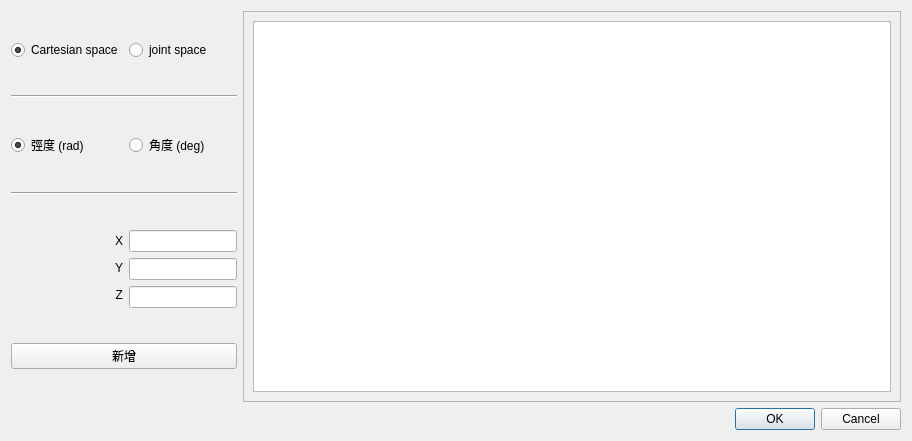
<?xml version="1.0" encoding="UTF-8"?>
<ui version="4.0">
 <class>Dialog</class>
 <widget class="QDialog" name="Dialog">
  <property name="geometry">
   <rect>
    <x>0</x>
    <y>0</y>
    <width>912</width>
    <height>441</height>
   </rect>
  </property>
  <property name="windowTitle">
   <string>新增規劃點</string>
  </property>
  <layout class="QVBoxLayout" name="verticalLayout">
   <item>
    <layout class="QHBoxLayout" name="horizontalLayout" stretch="0,3">
     <item>
      <layout class="QGridLayout" name="gridLayout_type">
       <item row="0" column="0">
        <widget class="QRadioButton" name="radioButton_objective_cartesian">
         <property name="text">
          <string>Cartesian space</string>
         </property>
         <property name="checked">
          <bool>true</bool>
         </property>
         <attribute name="buttonGroup">
          <string notr="true">buttonGroup</string>
         </attribute>
        </widget>
       </item>
       <item row="3" column="0" colspan="2">
        <widget class="Line" name="line_2">
         <property name="orientation">
          <enum>Qt::Horizontal</enum>
         </property>
        </widget>
       </item>
       <item row="0" column="1">
        <widget class="QRadioButton" name="radioButton_objective_joint">
         <property name="text">
          <string>joint space</string>
         </property>
         <attribute name="buttonGroup">
          <string notr="true">buttonGroup</string>
         </attribute>
        </widget>
       </item>
       <item row="2" column="0">
        <widget class="QRadioButton" name="radioButton_rad">
         <property name="text">
          <string>弳度 (rad)</string>
         </property>
         <property name="checked">
          <bool>true</bool>
         </property>
         <attribute name="buttonGroup">
          <string notr="true">buttonGroup_2</string>
         </attribute>
        </widget>
       </item>
       <item row="1" column="0" colspan="2">
        <widget class="Line" name="line">
         <property name="orientation">
          <enum>Qt::Horizontal</enum>
         </property>
        </widget>
       </item>
       <item row="2" column="1">
        <widget class="QRadioButton" name="radioButton_deg">
         <property name="text">
          <string>角度 (deg)</string>
         </property>
         <attribute name="buttonGroup">
          <string notr="true">buttonGroup_2</string>
         </attribute>
        </widget>
       </item>
       <item row="4" column="0">
        <layout class="QVBoxLayout" name="verticalLayout_input_label">
         <item>
          <widget class="QLabel" name="label_x">
           <property name="maximumSize">
            <size>
             <width>16777215</width>
             <height>20</height>
            </size>
           </property>
           <property name="text">
            <string>X</string>
           </property>
           <property name="alignment">
            <set>Qt::AlignRight|Qt::AlignTrailing|Qt::AlignVCenter</set>
           </property>
          </widget>
         </item>
         <item>
          <widget class="QLabel" name="label_y">
           <property name="maximumSize">
            <size>
             <width>16777215</width>
             <height>20</height>
            </size>
           </property>
           <property name="text">
            <string>Y</string>
           </property>
           <property name="alignment">
            <set>Qt::AlignRight|Qt::AlignTrailing|Qt::AlignVCenter</set>
           </property>
          </widget>
         </item>
         <item>
          <widget class="QLabel" name="label_z">
           <property name="maximumSize">
            <size>
             <width>16777215</width>
             <height>20</height>
            </size>
           </property>
           <property name="text">
            <string>Z</string>
           </property>
           <property name="alignment">
            <set>Qt::AlignRight|Qt::AlignTrailing|Qt::AlignVCenter</set>
           </property>
          </widget>
         </item>
        </layout>
       </item>
       <item row="4" column="1">
        <layout class="QVBoxLayout" name="verticalLayout_input_value">
         <item>
          <widget class="QLineEdit" name="lineEdit_2"/>
         </item>
         <item>
          <widget class="QLineEdit" name="lineEdit_3"/>
         </item>
         <item>
          <widget class="QLineEdit" name="lineEdit"/>
         </item>
        </layout>
       </item>
       <item row="5" column="0" colspan="2">
        <widget class="QPushButton" name="pushButton_add">
         <property name="text">
          <string>新增</string>
         </property>
        </widget>
       </item>
      </layout>
     </item>
     <item>
      <widget class="QScrollArea" name="scrollArea">
       <property name="widgetResizable">
        <bool>true</bool>
       </property>
       <widget class="QWidget" name="scrollAreaWidgetContents">
        <property name="geometry">
         <rect>
          <x>0</x>
          <y>0</y>
          <width>647</width>
          <height>390</height>
         </rect>
        </property>
        <layout class="QGridLayout" name="gridLayout_2">
         <item row="0" column="0">
          <widget class="QTextBrowser" name="textBrowser"/>
         </item>
        </layout>
       </widget>
      </widget>
     </item>
    </layout>
   </item>
   <item>
    <widget class="QDialogButtonBox" name="buttonBox">
     <property name="orientation">
      <enum>Qt::Horizontal</enum>
     </property>
     <property name="standardButtons">
      <set>QDialogButtonBox::Cancel|QDialogButtonBox::Ok</set>
     </property>
    </widget>
   </item>
  </layout>
 </widget>
 <resources/>
 <connections>
  <connection>
   <sender>buttonBox</sender>
   <signal>accepted()</signal>
   <receiver>Dialog</receiver>
   <slot>accept()</slot>
   <hints>
    <hint type="sourcelabel">
     <x>248</x>
     <y>254</y>
    </hint>
    <hint type="destinationlabel">
     <x>157</x>
     <y>274</y>
    </hint>
   </hints>
  </connection>
  <connection>
   <sender>buttonBox</sender>
   <signal>rejected()</signal>
   <receiver>Dialog</receiver>
   <slot>reject()</slot>
   <hints>
    <hint type="sourcelabel">
     <x>316</x>
     <y>260</y>
    </hint>
    <hint type="destinationlabel">
     <x>286</x>
     <y>274</y>
    </hint>
   </hints>
  </connection>
 </connections>
 <buttongroups>
  <buttongroup name="buttonGroup"/>
  <buttongroup name="buttonGroup_2"/>
 </buttongroups>
</ui>
